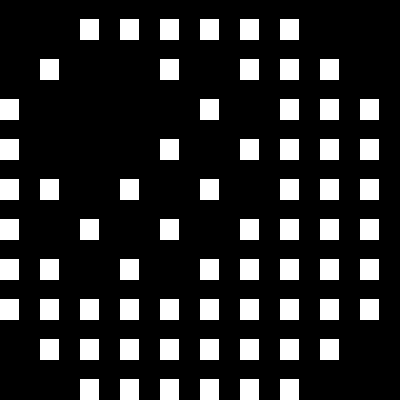

Tiled map render using the project's own tile images. Description and the map definition, with tile-layer contents summarised, below:
An orthogonal 10x10 tile map with 40x40 px tiles, 1 tile layer (Layer 1).

<map version="1.0" orientation="orthogonal" width="10" height="10" tilewidth="40" tileheight="40">
 <tileset firstgid="1" name="texture" tilewidth="40" tileheight="40" spacing="4" margin="4">
  <image source="texture.png" />
 </tileset>
 <layer name="Layer 1" width="10" height="10">
  <data>[100 cells, 68 non-empty, 1 distinct tile ids]</data>
 </layer>
</map>
